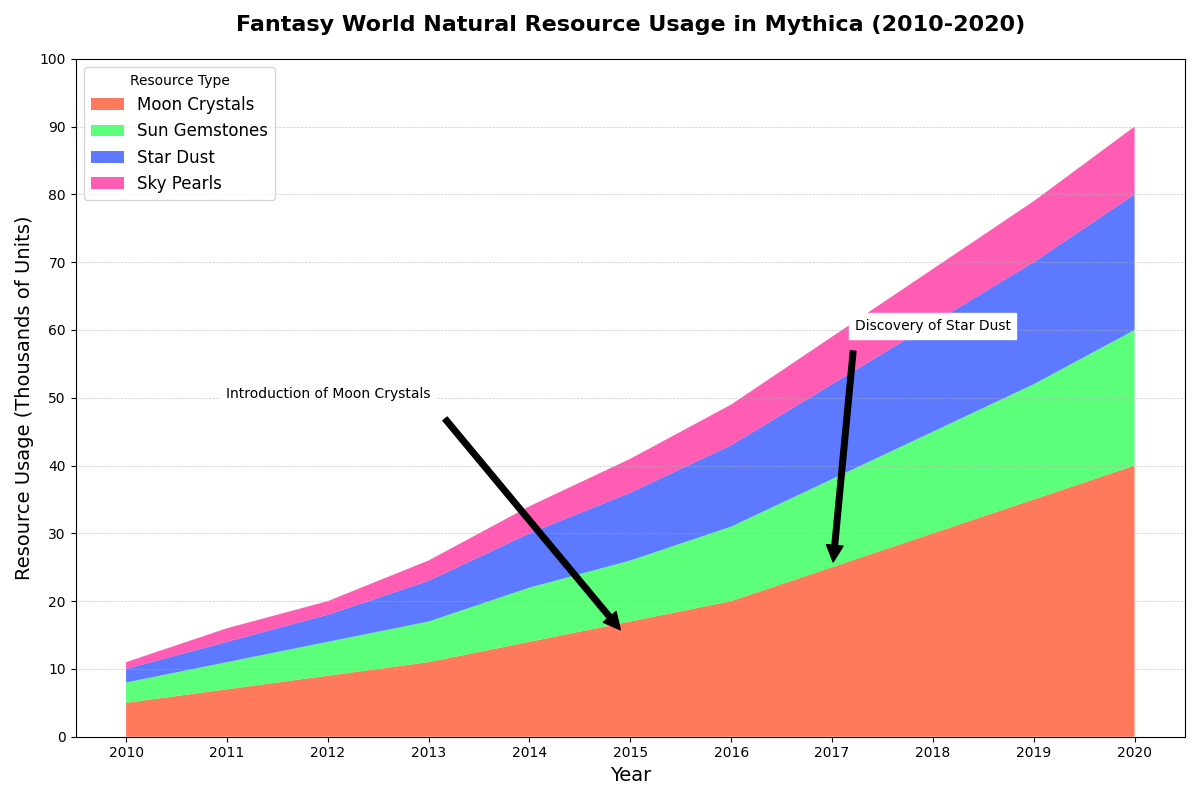

Write the Python code that produced this figure.
import matplotlib.pyplot as plt
import numpy as np

# Years from 2010 to 2020
years = np.arange(2010, 2021)

# Resource usage data (in thousands of units)
moon_crystals = np.array([5, 7, 9, 11, 14, 17, 20, 25, 30, 35, 40])
sun_gemstones = np.array([3, 4, 5, 6, 8, 9, 11, 13, 15, 17, 20])
star_dust = np.array([2, 3, 4, 6, 8, 10, 12, 14, 16, 18, 20])
sky_pearls = np.array([1, 2, 2, 3, 4, 5, 6, 7, 8, 9, 10])

# Aggregated data for the stacked area plot
resource_data = np.vstack([moon_crystals, sun_gemstones, star_dust, sky_pearls])

# Create the stacked area plot
fig, ax = plt.subplots(figsize=(12, 8))
ax.stackplot(years, resource_data, labels=['Moon Crystals', 'Sun Gemstones', 'Star Dust', 'Sky Pearls'],
             colors=['#FF5733', '#33FF57', '#3357FF', '#FF33A1'], alpha=0.8)

# Title and labels
ax.set_title('Fantasy World Natural Resource Usage in Mythica (2010-2020)', fontsize=16, fontweight='bold', pad=20)
ax.set_xlabel('Year', fontsize=14)
ax.set_ylabel('Resource Usage (Thousands of Units)', fontsize=14)

# Add the legend
ax.legend(loc='upper left', fontsize=12, title='Resource Type')

# Customize x and y ticks
ax.set_xticks(years)
ax.set_yticks(np.arange(0, 101, 10))

# Add grid for better readability
ax.yaxis.grid(True, linestyle='--', linewidth=0.5, alpha=0.7)

# Annotate significant points
ax.annotate('Introduction of Moon Crystals', xy=(2015, 14), xytext=(2012, 50),
            arrowprops=dict(facecolor='black', shrink=0.05),
            fontsize=10, ha='center', backgroundcolor='white')

ax.annotate('Discovery of Star Dust', xy=(2017, 24), xytext=(2018, 60),
            arrowprops=dict(facecolor='black', shrink=0.05),
            fontsize=10, ha='center', backgroundcolor='white')

# Automatically adjust layout
plt.tight_layout()

# Display the plot
plt.show()
